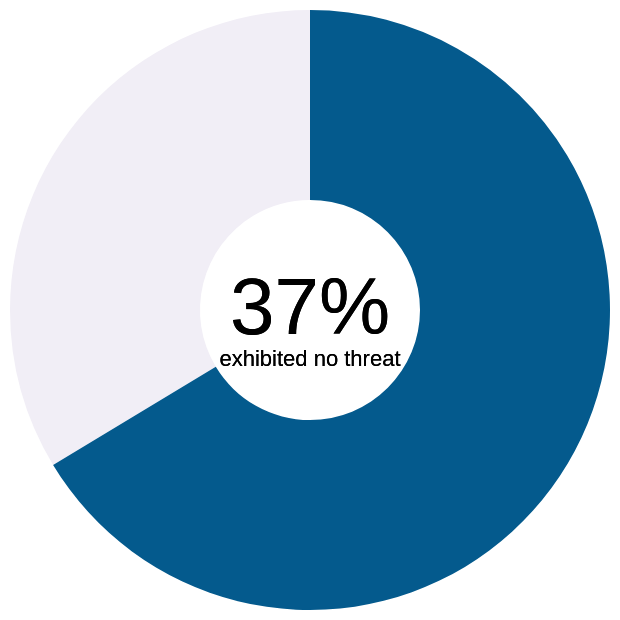

Vega-Lite specification for this chart:
### Vega-Lite specification from a JSON file in a GitHub repository (floating-point values rounded to 4 significant figures)
{"$schema": "https://vega.github.io/schema/vega-lite/v5.json", "config": {"view": {"stroke": null}}, "width": "container", "data": {"values": [{"category": "Signs of Mental Illness", "value": 0.37}, {"category": "No Signs of Mental Illness", "value": 0.73}]}, "layer": [{"mark": {"type": "arc", "innerRadius": 55}, "encoding": {"theta": {"field": "value", "type": "quantitative"}, "color": {"field": "category", "scale": {"range": ["#045a8d", "#f1eef6"]}, "legend": null}}}, {"mark": {"type": "text", "text": "37%", "fontSize": 40}, "encoding": {"color": {"value": "black"}}}, {"mark": {"type": "text", "text": "exhibited no threat", "dy": 25}, "encoding": {"color": {"value": "black"}}}]}
